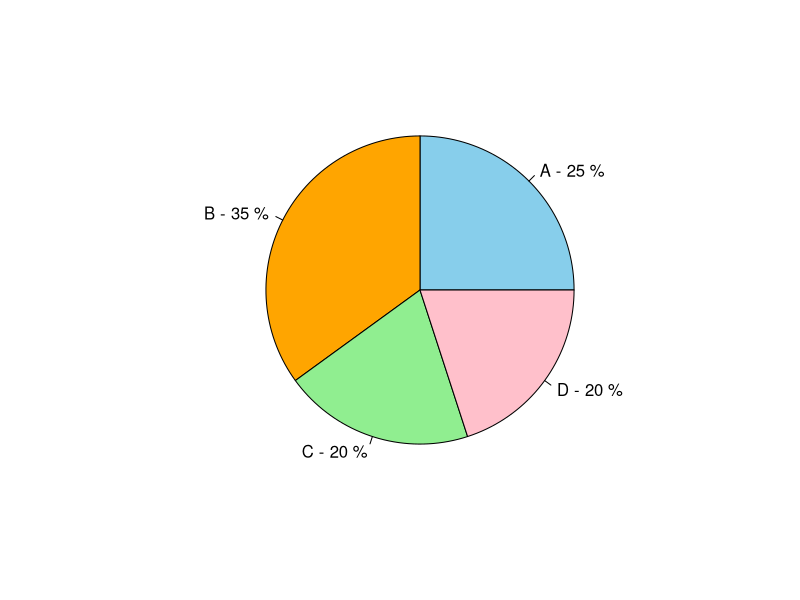

This figure's R source:
## ---- chunk 1
categorias <- c("A", "B", "C", "D")
valores <- c(25, 35, 20, 20)
cores <- c("skyblue", "orange", "lightgreen", "pink")

pie(valores, labels = paste(categorias, "-", valores, "%"), col = cores)
